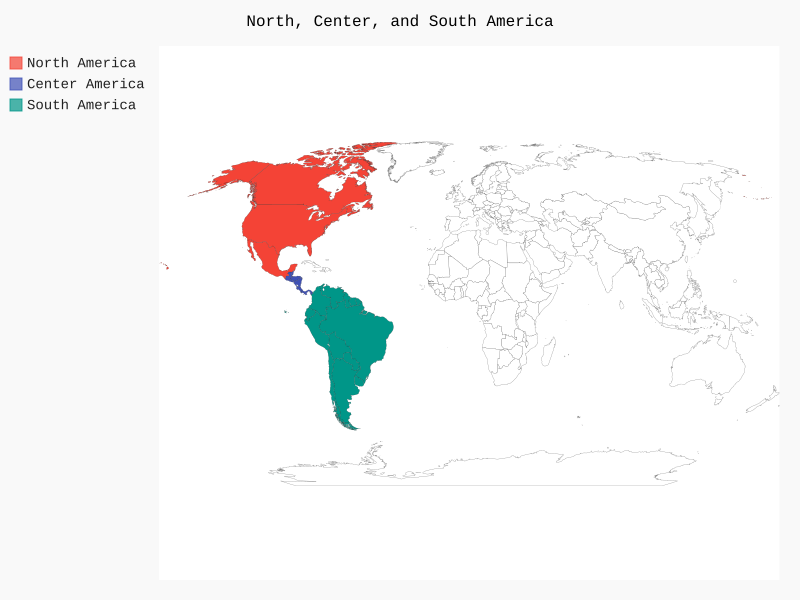

Here is the Python script that generated this plot:
import pygal

wm = pygal.maps.world.World()
wm.title = 'North, Center, and South America'

wm.add('North America', {'ca': 34126000, 'mx': 309349000, 'us': 1234234566})
wm.add('Center America', ['bz', 'cr', 'gt', 'hn', 'ni', 'pa', 'sv'])
wm.add('South America', ['ar', 'bo', 'br', 'cl', 'co', 'ec', 'gf', 'gy', 'pe', 'py', 'sr', 'uy', 've'])

wm.render_to_file('na_populations.svg')
